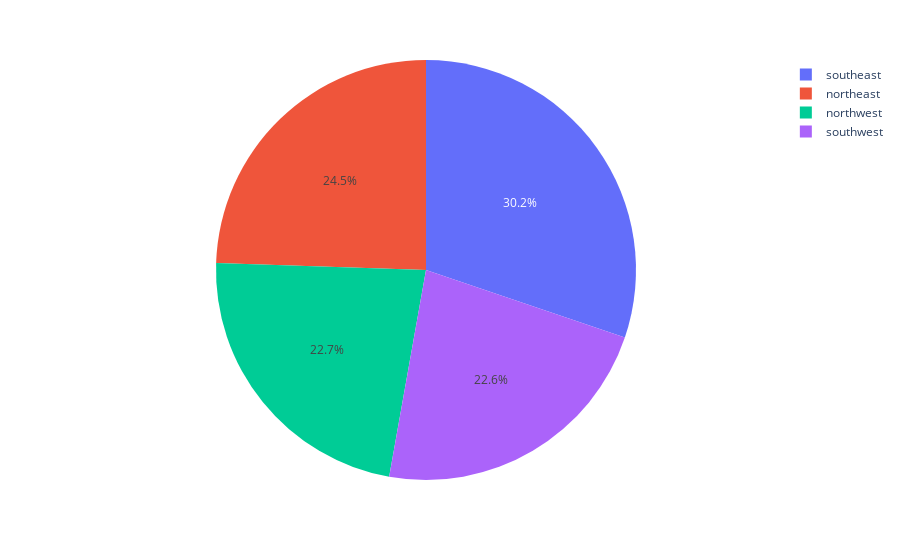

Notebook code cell kept with this figure:
### Markdown cell above
[Inference: BMI is higher in 20-40 years and it decreases with age]

### Code cell
fig = px.pie(data, values='charges', names='region')
fig.show()

### Figure 1 — Plotly figure (JSON) as saved in the notebook; plotly's stock layout.template omitted (floating-point values rounded to 4 significant figures; data arrays with more than 128 entries replaced by an {"elided": "..."} marker saying what was removed)
{"data": [{"domain": {"x": [0, 1], "y": [0, 1]}, "hovertemplate": "region=%{label}<br>charges=%{value}<extra></extra>", "labels": {"elided": "1338 str values"}, "legendgroup": "", "name": "", "showlegend": true, "type": "pie", "values": {"elided": "1338 float values"}}], "layout": {"legend": {"tracegroupgap": 0}, "margin": {"t": 60}}}
